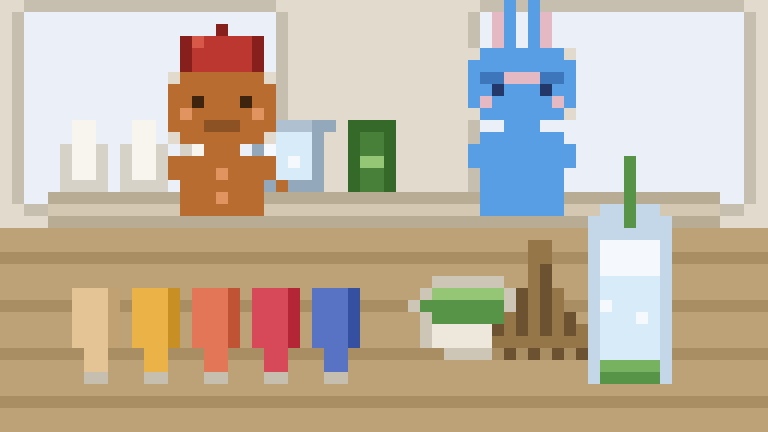

Generate this figure with Python:
from PIL import Image

W, H, S = 64, 36, 12
img = Image.new("RGB", (W*S, H*S), (255,255,255))
px = img.load()

def sp(x, y, c):
    if 0 <= x < W and 0 <= y < H:
        for dy in range(S):
            for dx in range(S):
                px[x*S+dx, y*S+dy] = c

def fl(y1, y2, x1, x2, c):
    for y in range(y1, y2+1):
        for x in range(x1, x2+1):
            sp(x, y, c)

def wrow(y, x1, x2, c):
    for x in range(x1, x2+1):
        sp(x, y, c)

def wcol(x, y1, y2, c):
    for y in range(y1, y2+1):
        sp(x, y, c)

# ── 颜色 ──
WALL     = (225, 218, 205)
WALL_D   = (198, 190, 175)
SKY      = (235, 240, 248)
FLOOR    = (198, 182, 158)
FLOOR_D  = (175, 158, 132)
FLOOR_L  = (218, 205, 182)

# 俯视桌面（暖木色，参考 Bagel Day）
TABLE    = (188, 162, 118)
TABLE_D  = (168, 142,  98)
TABLE_E  = (138, 112,  72)

# 后台架子
SHELF    = (212, 200, 178)
SHELF_D  = (185, 172, 148)

MATCHA   = ( 88, 148,  72)
MATCHA_L = (118, 178,  95)
MATCHA_F = (148, 198, 118)
CUP_W    = (245, 248, 252)
CUP_T    = (195, 215, 232)
ICE      = (215, 235, 248)
MILK     = (248, 245, 238)
MILK_D   = (215, 210, 200)

SYR_CO   = (228, 195, 148)
SYR_MG   = (235, 178,  72)
SYR_PS   = (228, 118,  88)
SYR_ST   = (215,  72,  88)
SYR_BL   = ( 88, 115, 195)

WHISK    = (148, 118,  72)
WHISK_D  = (108,  82,  48)
BOWL_W   = (238, 232, 220)
BOWL_D   = (205, 198, 182)

ICE_BK   = (175, 192, 208)
ICE_BK_D = (148, 168, 188)
MATCHA_TIN = ( 72, 128,  58)
MATCHA_TD  = ( 52, 105,  42)

GB       = (185, 108,  48)
GBD      = (140,  82,  35)
GB_EYE   = ( 62,  35,  15)
GB_CHEEK = (225, 148,  95)
HAT_RED  = (188,  55,  48)
HAT_DARK = (135,  32,  28)
HAT_LITE = (215,  88,  72)

BUN_B    = ( 88, 158, 228)
BUN_IN   = (228, 185, 195)
BUN_EYE  = ( 35,  55, 105)
BUN_D    = ( 62, 118, 188)

# ── 背景 ──
fl(0, 18, 0, 63, WALL)

# 窗（两扇）
fl(1, 16, 2, 22, SKY)
fl(1, 16, 40, 61, SKY)
for wx1, wx2 in [(2,22),(40,61)]:
    wrow(0, wx1, wx2, WALL_D)
    wrow(17, wx1, wx2, WALL_D)
    wcol(wx1-1, 1, 16, WALL_D)
    wcol(wx2+1, 1, 16, WALL_D)

# 地板（桌子下方可见）
fl(19, 35, 0, 63, FLOOR)
for row in range(20, 36, 3):
    wrow(row, 0, 63, FLOOR_L)
for row in range(22, 36, 3):
    wrow(row, 0, 63, FLOOR_D)

# ── 后台架子（y=16~18, x=4~59）──
fl(16, 18, 4, 59, SHELF)
wrow(16, 4, 59, SHELF_D)
wrow(18, 4, 59, SHELF_D)

# 架子上物品：3个牛奶盒 + 冰桶 + 抹茶粉罐
# 牛奶盒（x=5~8, 10~13, 15~18）
for mx in [5, 10, 15]:
    fl(12, 15, mx, mx+3, MILK)
    wcol(mx, 12, 15, MILK_D)
    wcol(mx+3, 12, 15, MILK_D)
    wrow(15, mx, mx+3, MILK_D)
    sp(mx+1, 11, MILK); sp(mx+2, 11, MILK)
    sp(mx, 12, MILK_D); sp(mx+3, 12, MILK_D)
    sp(mx+1, 10, MILK); sp(mx+2, 10, MILK)

# 冰桶（x=21~26, y=10~15）
fl(10, 15, 21, 26, ICE_BK)
fl(11, 14, 22, 25, ICE)
sp(22, 12, CUP_W); sp(24, 13, CUP_W)
wcol(21, 10, 15, ICE_BK_D)
wcol(26, 10, 15, ICE_BK_D)
wrow(15, 21, 26, ICE_BK_D)
sp(20, 10, ICE_BK_D); sp(27, 10, ICE_BK_D)

# 抹茶粉罐（x=29~32, y=11~15）
fl(11, 15, 29, 32, MATCHA_TIN)
wrow(10, 29, 32, MATCHA_TD)
wcol(29, 11, 15, MATCHA_TD)
wcol(32, 11, 15, MATCHA_TD)
sp(30, 13, MATCHA_F); sp(31, 13, MATCHA_F)

# ── 俯视桌面（y=19~35, x=4~59）──
fl(19, 35, 0, 63, TABLE)
# 木纹（横向）
for row in range(21, 36, 4):
    wrow(row, 0, 63, TABLE_D)
# 桌边（上边 = 近景前缘）

# ── 桌上物品（俯视桌面上，侧视物品）──

# 5个糖浆瓶（前排，x=6~28, y=25~33）
syrup_colors = [SYR_CO, SYR_MG, SYR_PS, SYR_ST, SYR_BL]
for i, sc in enumerate(syrup_colors):
    bx = 6 + i*5
    fl(24, 28, bx, bx+3, sc)       # 瓶身（上方，宽）
    fl(29, 30, bx+1, bx+2, sc)     # 瓶颈（下方，窄）
    sp(bx+1, 31, WALL_D); sp(bx+2, 31, WALL_D)   # 倒置瓶盖（最下）
    wcol(bx+3, 24, 28, (max(0,sc[0]-35), max(0,sc[1]-35), max(0,sc[2]-35)))

# 抹茶碗（x=35~42, y=23~28，带底座）
fl(24, 28, 35, 42, BOWL_W)
wrow(23, 36, 41, BOWL_D)
wcol(35, 24, 28, BOWL_D)
wcol(42, 24, 28, BOWL_D)
fl(24, 26, 36, 41, MATCHA)
wrow(24, 36, 41, MATCHA_F)
# 碗底座（窄，居中，y=29）
wrow(29, 37, 40, BOWL_D)
# 碗口左侧尖嘴（最后画，不被覆盖）
sp(34, 25, BOWL_D)
sp(35, 25, MATCHA)

# 茶筅：短柄 + 扇形发散刷条
# 柄（顶部露出，y=20~22，中间2格）
wcol(44, 20, 22, WHISK)
wcol(45, 20, 22, WHISK)
# 扇形（2/3大小）：7行，扩散0.6格/行
cx = 44
for fy in range(22, 29):
    spread = int((fy - 22) * 0.6)
    x1 = cx - spread
    x2 = cx + 1 + spread
    for bx in range(x1, x2+1):
        bc = WHISK if (bx % 2 == 0) else WHISK_D
        sp(bx, fy, bc)
# 底部凹凸锯齿
for bx in range(cx-3, cx+5):
    if bx % 2 == 0:
        sp(bx, 29, WHISK_D)
    else:
        sp(bx, 28, WHISK)

# 透明杯（x=49~55, y=20~31）
fl(20, 31, 49, 55, CUP_W)
wcol(49, 20, 31, CUP_T)
wcol(55, 20, 31, CUP_T)
wrow(31, 49, 55, CUP_T)
fl(23, 29, 50, 54, ICE)
sp(50, 25, CUP_W); sp(53, 26, CUP_W)
wrow(31, 50, 54, MATCHA)
wrow(30, 50, 54, MATCHA_L)
fl(18, 19, 49, 55, CUP_T)
wrow(17, 50, 54, CUP_T)
wcol(52, 13, 18, MATCHA)  # 吸管

# ── 姜饼人（左，x=14~24, y=3~18）──
GCX, GCY = 18, 3
# 帽子
fl(GCY, GCY+2, GCX-3, GCX+3, HAT_RED)
sp(GCX, GCY-1, HAT_DARK)
wcol(GCX-3, GCY, GCY+2, HAT_DARK)
wcol(GCX+3, GCY, GCY+2, HAT_DARK)
sp(GCX-2, GCY, HAT_LITE)
# 头（9宽）
fl(GCY+3, GCY+8, GCX-4, GCX+4, GB)
sp(GCX-4, GCY+3, WALL); sp(GCX+4, GCY+3, WALL)
sp(GCX-4, GCY+8, WALL); sp(GCX+4, GCY+8, WALL)
sp(GCX-2, GCY+5, GB_EYE); sp(GCX+2, GCY+5, GB_EYE)
sp(GCX-3, GCY+6, GB_CHEEK); sp(GCX+3, GCY+6, GB_CHEEK)
sp(GCX-1, GCY+7, GBD); sp(GCX, GCY+7, GBD); sp(GCX+1, GCY+7, GBD)
# 脖子
sp(GCX-1, GCY+9, GB); sp(GCX, GCY+9, GB); sp(GCX+1, GCY+9, GB)
# 身体（藏桌后）
fl(GCY+10, GCY+14, GCX-3, GCX+3, GB)
sp(GCX, GCY+11, GB_CHEEK); sp(GCX, GCY+13, GB_CHEEK)
# 手臂搭桌（y=19）
sp(GCX-4, GCY+10, GB); sp(GCX-4, GCY+11, GB)
sp(GCX+4, GCY+10, GB); sp(GCX+4, GCY+11, GB)
sp(GCX+5, GCY+12, GB)

# ── 蓝兔子（右，x=38~48, y=2~18）──
BCX, BCY = 43, 3
# 耳朵
fl(BCY-3, BCY, BCX-1, BCX-1, BUN_B)
fl(BCY-3, BCY, BCX+1, BCX+1, BUN_B)
fl(BCY-2, BCY, BCX-2, BCX-2, BUN_IN)
fl(BCY-2, BCY, BCX+2, BCX+2, BUN_IN)
# 头（9宽）
fl(BCY+1, BCY+6, BCX-4, BCX+4, BUN_B)
sp(BCX-4, BCY+1, WALL); sp(BCX+4, BCY+1, WALL)
sp(BCX-4, BCY+6, WALL); sp(BCX+4, BCY+6, WALL)
for bx in [BCX-3, BCX-2]: sp(bx, BCY+3, BUN_D)
sp(BCX-1, BCY+3, BUN_IN); sp(BCX, BCY+3, BUN_IN); sp(BCX+1, BCY+3, BUN_IN)
for bx in [BCX+2, BCX+3]: sp(bx, BCY+3, BUN_D)
sp(BCX-2, BCY+4, BUN_EYE); sp(BCX+2, BCY+4, BUN_EYE)
sp(BCX-3, BCY+5, BUN_IN); sp(BCX+3, BCY+5, BUN_IN)
sp(BCX-1, BCY+6, BUN_B); sp(BCX, BCY+6, BUN_B); sp(BCX+1, BCY+6, BUN_B)
# 脖子
sp(BCX-1, BCY+7, BUN_B); sp(BCX, BCY+7, BUN_B); sp(BCX+1, BCY+7, BUN_B)
# 身体（藏桌后）
fl(BCY+8, BCY+14, BCX-3, BCX+3, BUN_B)
# 手臂
sp(BCX-4, BCY+9, BUN_B); sp(BCX-4, BCY+10, BUN_B)
sp(BCX+4, BCY+9, BUN_B); sp(BCX+4, BCY+10, BUN_B)

img.save('pixel_matcha.png')
print(f"Saved: {W*S}x{H*S}px")
